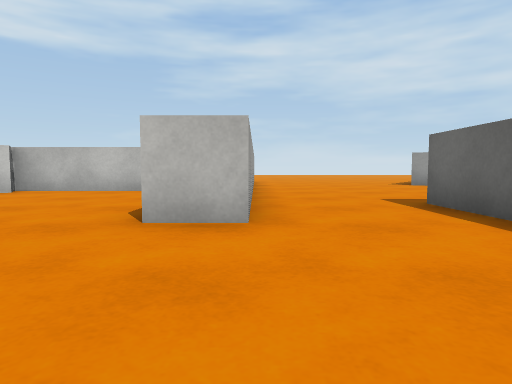
[1] (above)

24 first-person views from a walk through a scene from a Unity 3-D project. The camera is 0.51 m above the floor, tilts 4° down and sees 75° across. The floor is counted in squares, 1 m on a side. Each view is taken from the middle of a square. On the plan, view 1 faces up. The plan holds only what a view shows up to about 9 squares ahead; the rest is blank. The place goes on beyond the plan. The player character is not drawn. Surface patterns are stand-ins for the level's own textures.

[2]
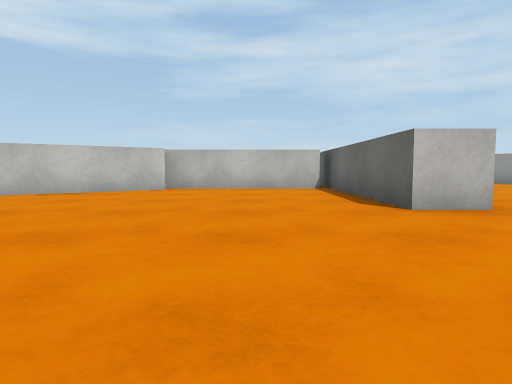

[3]
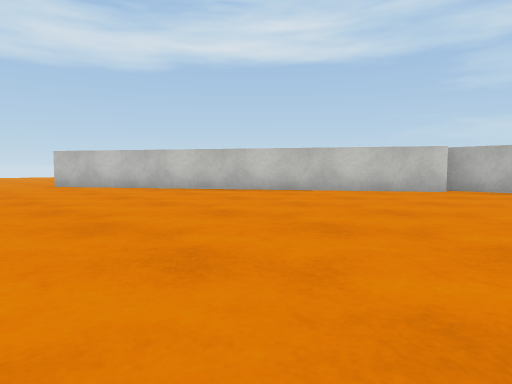

[4]
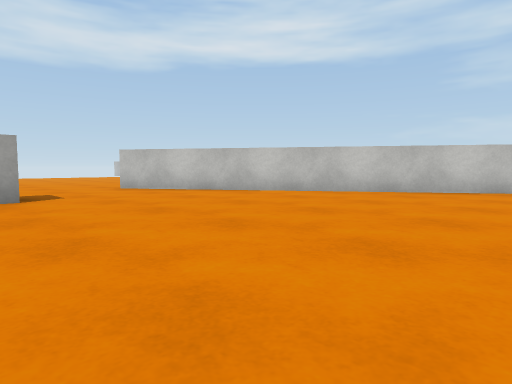

[5]
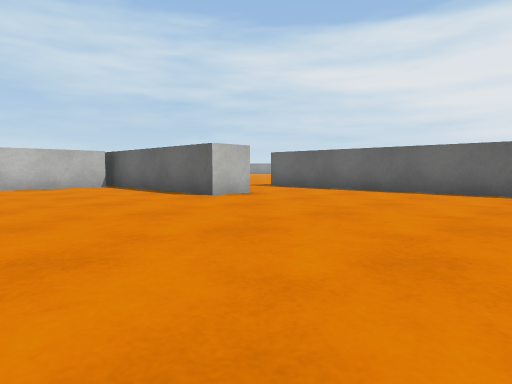

[6]
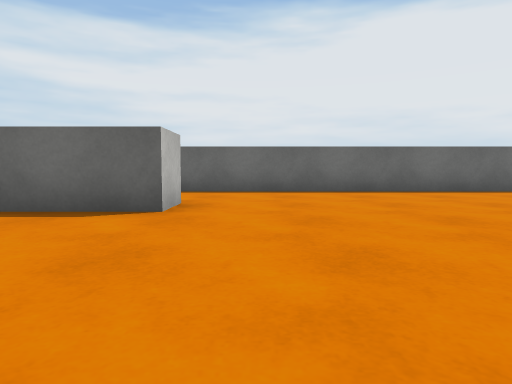

[7]
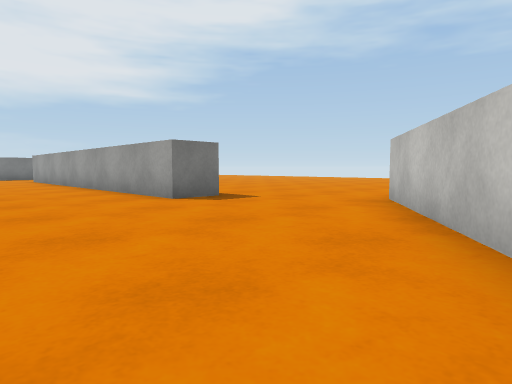

[8]
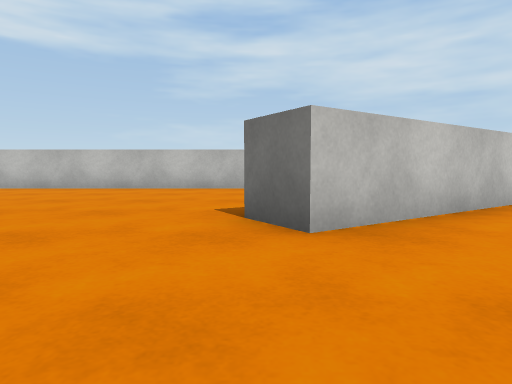

[9]
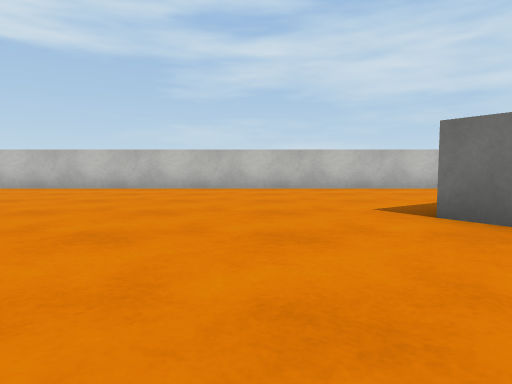

[10]
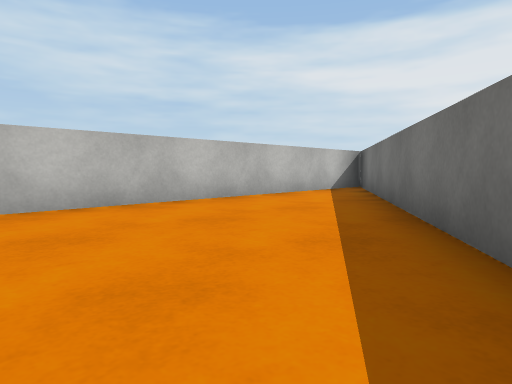

[11]
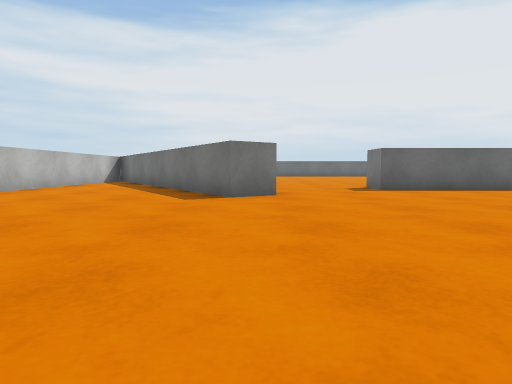

[12]
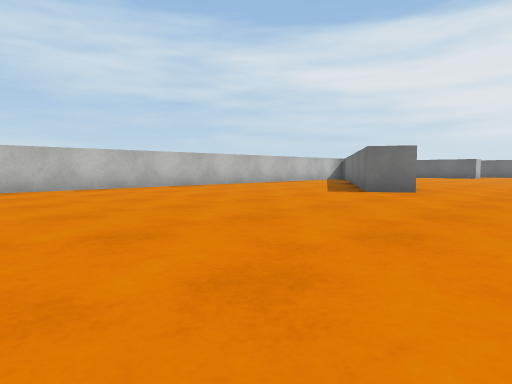

[13]
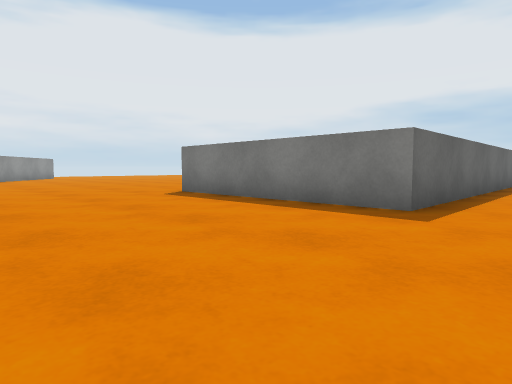

[14]
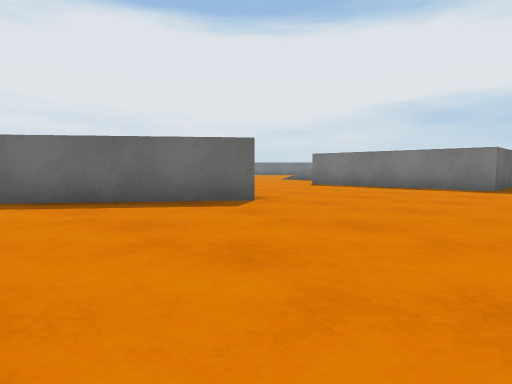

[15]
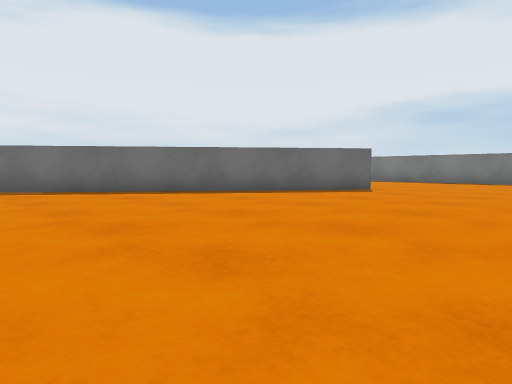

[16]
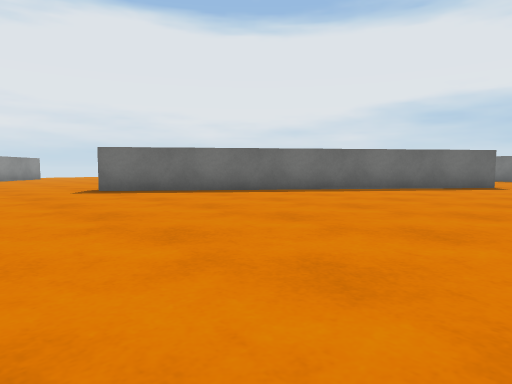

[17]
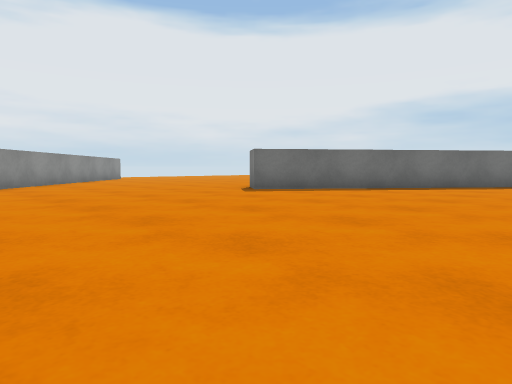

[18]
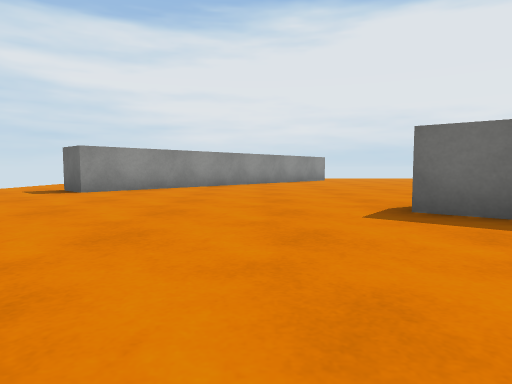

[19]
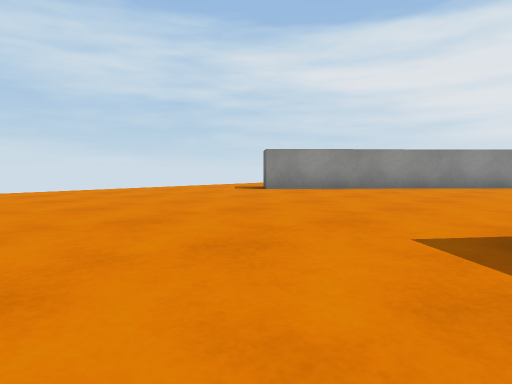

[20]
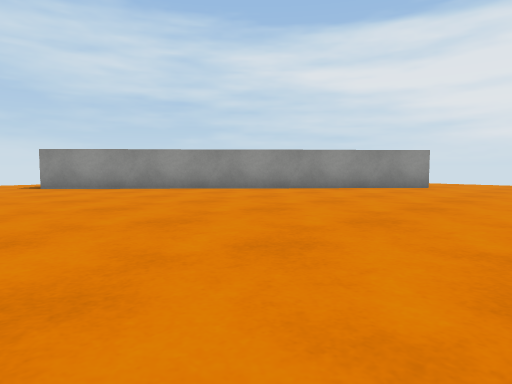

[21]
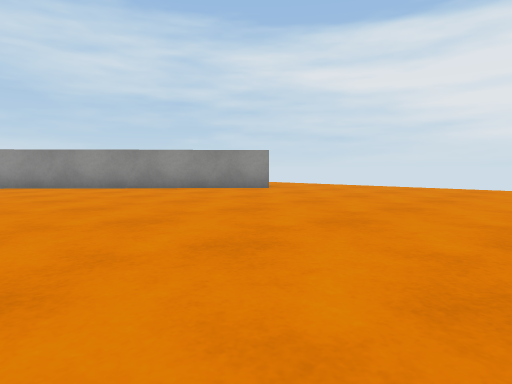

[22]
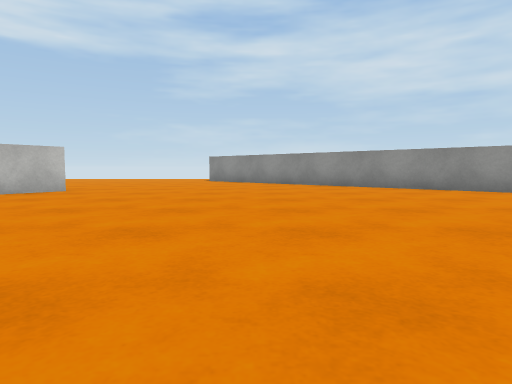

[23]
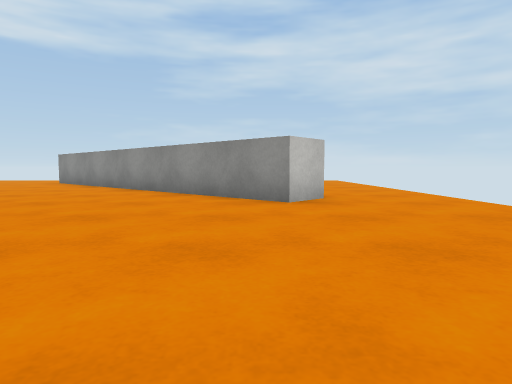

[24]
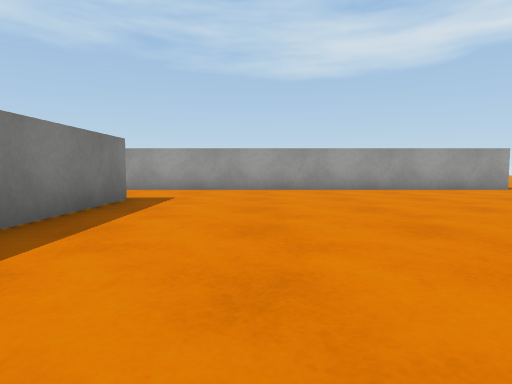

### Floor plan
Key: @ floor where view 1 was taken; # wall or solid block; . floor.
Columns run from 21 left of view 1 to 24 right of it. Each row starts with its distance up from view 1.
 26                               ....  ..
 25                               ........
 24                           ..........#
 23                           ..........##
 22                           ...........##
 21                         ..............##    ..
 20                         ...............##   ..
 19                         ................### ..
 18                       ..........#.........##..
 17                       .........##.............
 16                       ........##..............
 15                       ........#  .............
 14                       .......##  .............
 13                      #......##    ............
 12                      #.....##      ...........
 11                      #.....#        .....
 10                      #....##         .
  9                      #......
  8 ######################...........
  7 ..............###...##...........
  6 ............###.....##...........
  5 ...........###......##..#####...
  4  ........###........##..#
  3 ........###.........##..#
  2 .......##...............#
  1 ........................#
  0 .....................@..#
 -1 .........##.............#
 -2       ...##.............#

Where each view was taken, in squares from view 1:
view 1: 0 up, 0 right, facing up
view 2: 1 down, 3 left, facing up
view 3: 1 down, 3 left, facing up-left
view 4: 2 down, 5 left, facing up-left
view 5: 2 down, 5 left, facing up-right
view 6: 2 up, 5 left, facing right
view 7: 4 up, 8 left, facing down-left
view 8: 1 down, 14 left, facing up
view 9: 1 down, 16 left, facing up
view 10: 3 up, 15 left, facing up-right
view 11: 2 up, 20 left, facing right
view 12: 1 down, 21 left, facing up-right
view 13: 9 up, 1 right, facing down-right
view 14: 14 up, 1 right, facing down-right
view 15: 18 up, 1 right, facing down-right
view 16: 21 up, 3 right, facing down-right
view 17: 24 up, 5 right, facing down-right
view 18: 20 up, 7 right, facing right
view 19: 18 up, 8 right, facing up-right
view 20: 14 up, 12 right, facing up-right
view 21: 11 up, 15 right, facing up-right
view 22: 10 up, 16 right, facing up
view 23: 12 up, 21 right, facing up
view 24: 7 up, 8 right, facing left
